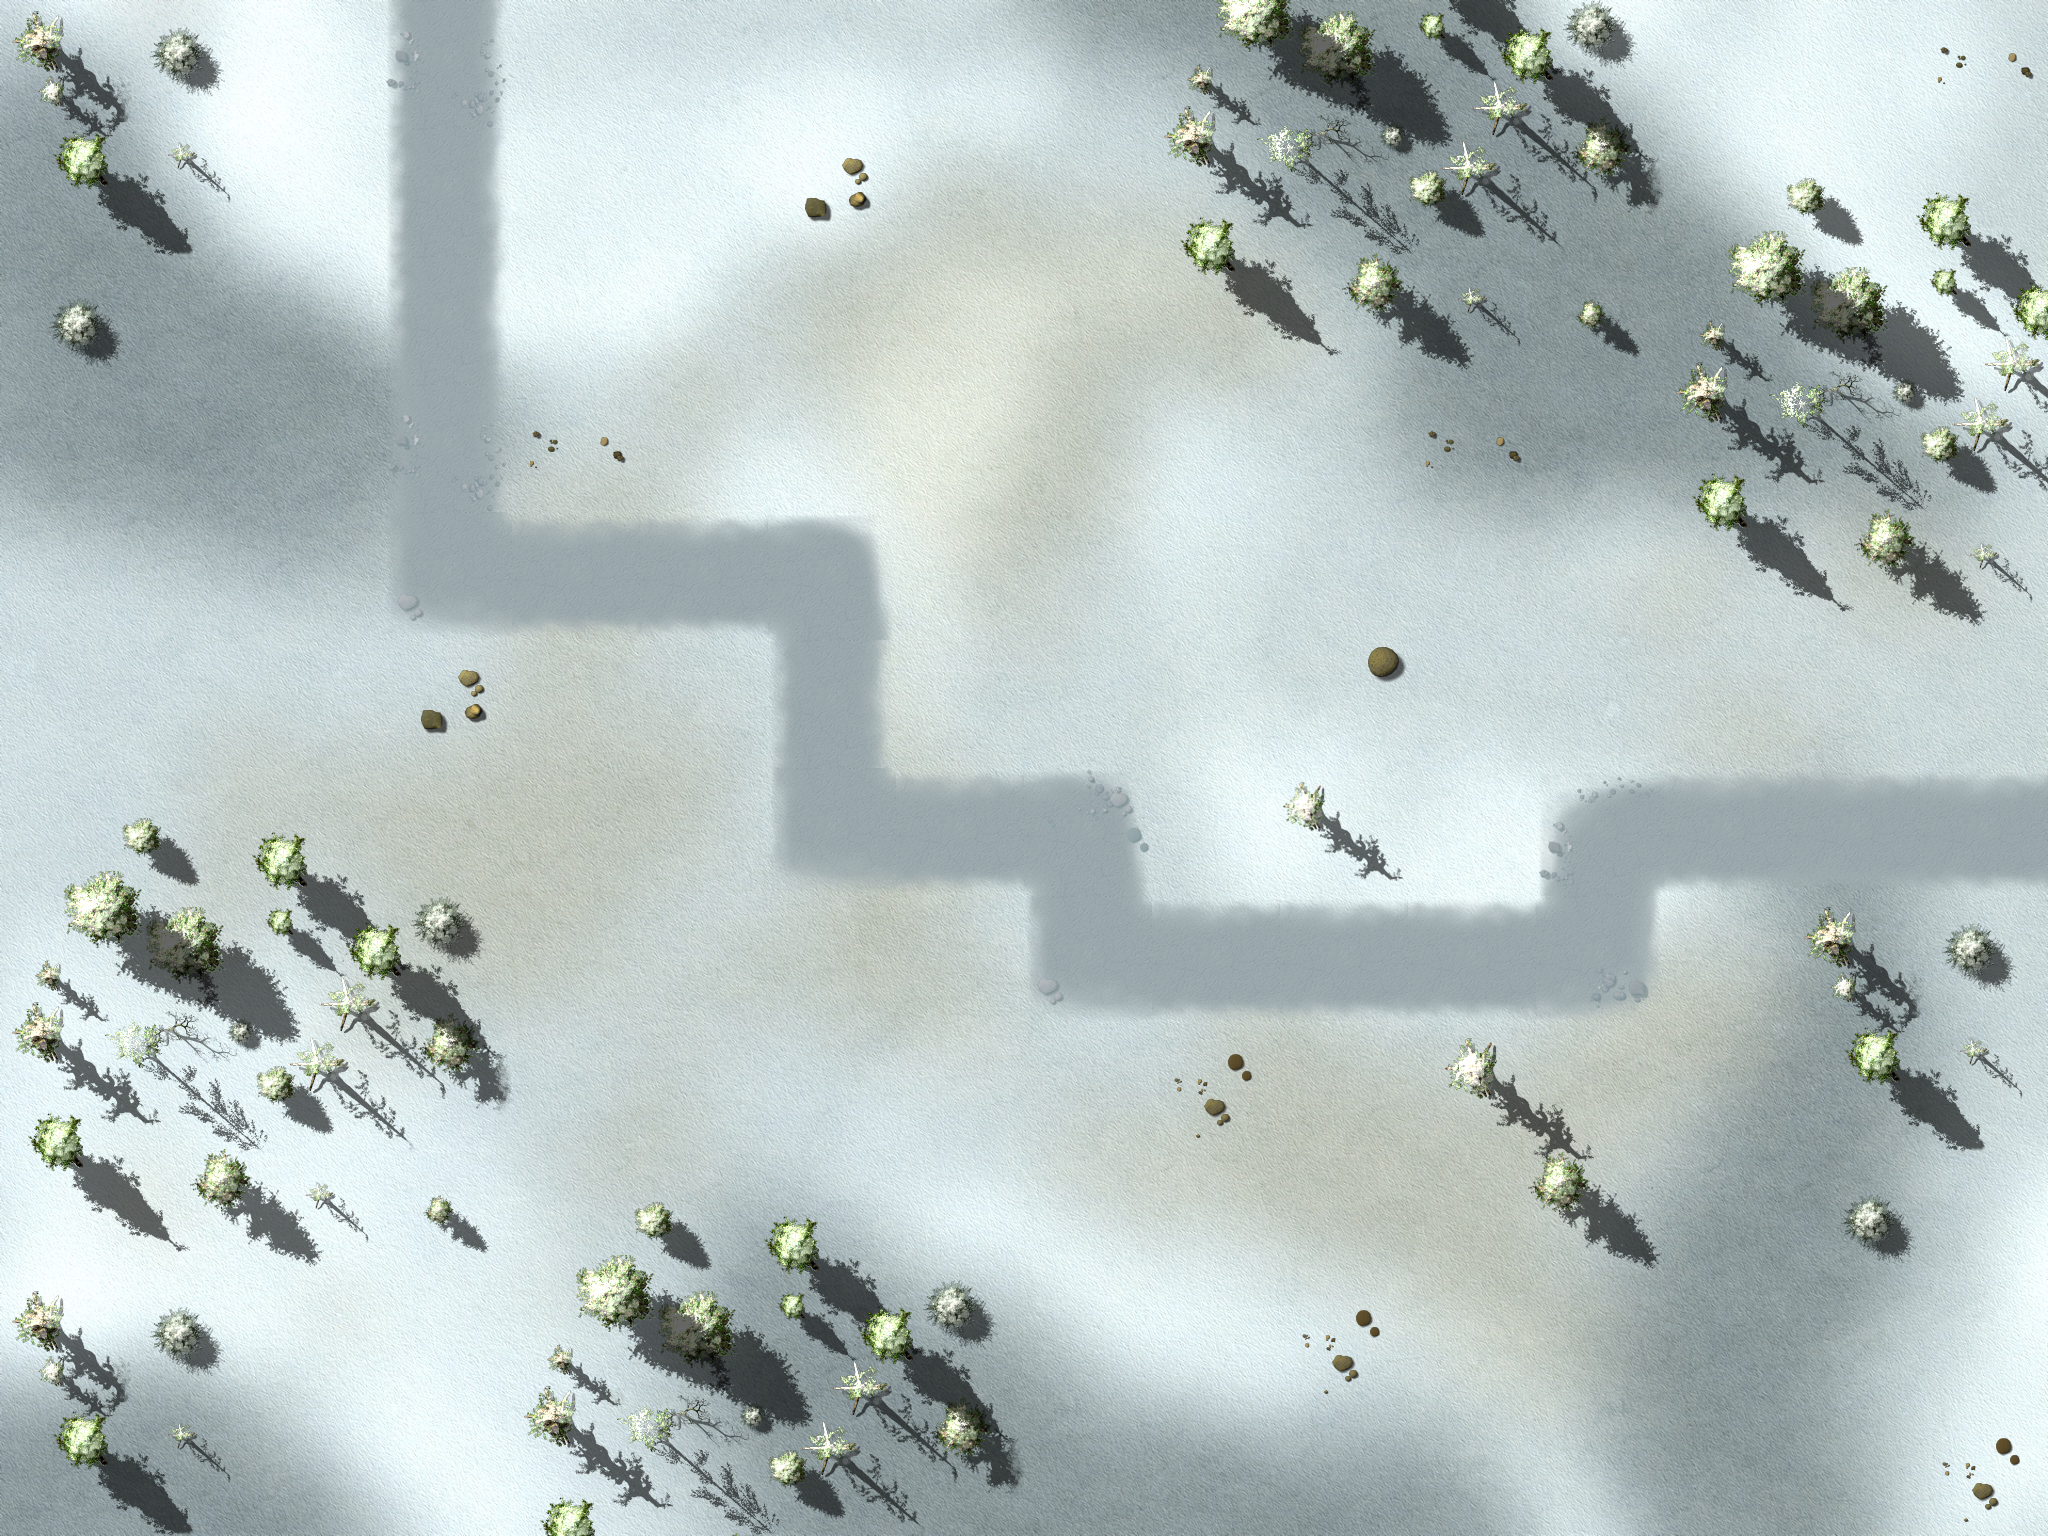

A level layout from a 2D game, rendered from its tile map. Below: a short description, then the map file with tile-grid data replaced by summaries:
An orthogonal 16x12 tile map with 128x128 px tiles, 4 tile layers (Ground, Objects1, Objects2, Path), 1 hidden layer not drawn, 3 tilesets and 17 objects.

<map version="1.0" orientation="orthogonal" width="16" height="12" tilewidth="128" tileheight="128">
 <properties>
  <property name="wave01" value="2,2,10,10,10,10,10,10,10,10,10,10,2,10,10,2,2,10,10,10,2,2,10,10" />
  <property name="wave02" value="1,2,1,1,1,2,10,10,10,2,10,10,1,1,2,2,1,1,10,10,10,10,10,2,2,1,1" />
  <property name="wave03" value="1,1,1,4,1,1,3,4,1,1,4,1,1,1,4,1,1,4,1,1,1,4" />
  <property name="wave04" value="10,10,10,10,1,10,1,10,1,10,10,10,1,1,1,1,10,10,10,10,1,1,1,10" />
  <property name="wave05" value="10,10,10,1,10,10,10,1,10,10,10,3,10,10,1,10,10,10,10,10,10,1,10,10,1,10,10,10,10,1,10,10,10,10,2,10,10,2,10,10,2" />
  <property name="wave06" value="10,10,10,1,10,3,3,10,10,1,10,10,10,10,10,1,10,10,10,10,10,10,1,10,10,1,10,10,10,10,1,10,10,10,10,2,10,10,2,10,10,2" />
  <property name="wave07" value="10,10,10,10,10,2,2,4,4,1,4,1,1,1,1,1,1,10,10,10,10,10,1,1,1,2,1,2,1,2,4" />
  <property name="wave08" value="1,1,1,1,2,1,1,4,4,2,1,1,1,1,1,4,4,1,1,1,2,1,1,4,4,1,4" />
  <property name="wave09" value="10,10,10,10,10,2,10,1,1,4,2,4,1,10,10,10,10,10,10,4,2,1,1,1" />
  <property name="wave10" value="10,10,10,10,10,10,10,10,10,3,10,10,10,10,10,10,10,10,10,100,10,10,10,10,10,10,10,10,10,10,10,10,10,10,10,10,10,10,5,5,5,5,10,10,10,10,10,10" />
  <property name="wave11" value="1,5,10,10,10,10,10,10,7,10,10,5,5,4,7,4,5,5,5,5,5,4,7,10,10,10,10" />
  <property name="wave12" value="10,10,10,10,10,10,3,10,10,10,10,10,10,10,10,10,10,10,10,10,10,10,10,10,10,10,7,10,5,5,5,5,3" />
  <property name="wave13" value="1,7,5,5,5,7,10,10,10,7,10,10,5,5,7,7,5,5,10,10,10,10,10,7,7,5,1" />
  <property name="wave14" value="3,10,10,10,5,5,5,5,5,5,5,5,10,10,10,10,5,5,5,5,5,5,5,10,10,10,3" />
  <property name="wave15" value="3,5,10,10,10,10,3,3,10,10,10,10,10,10,10,5,5,5,5,4,4,7,3,10,10,10,10,10,10,5,5,5,5,5,5,5" />
  <property name="wave16" value="10,10,10,10,5,10,5,10,5,10,10,10,5,5,5,5,10,10,10,10,5,5,5,10" />
  <property name="wave17" value="1,7,5,5,5,7,10,10,10,7,10,10,5,5,7,7,5,5,10,10,10,10,10,7,7,5,1" />
  <property name="wave18" value="6,7,7,7,7,7,4,5,4,5,4,4,7,3,3,5,5,5,7,7,7,7,5,5,5,4" />
  <property name="wave19" value="7,7,7,7,7,7,6,7,7,7,7,7,7,5,5,5,5,5,7,5,5,4,4,4,3" />
  <property name="wave20" value="10,10,10,10,10,10,6,10,10,10,5,5,5,5,5,5,5,5,5,5,7,10,10,10,7,4,5,5,101" />
  <property name="wave21" value="5,5,4,5,4,4,5,5,5,5,10,10,10,10,10,10,10,10,10,10,3,5,5,5,7,7,5,5,5,5,2" />
  <property name="wave22" value="10,10,10,10,10,7,10,3,10,7,10,10,10,10,7,10,3,10,10,10,10,10,10,3,5,5,5,6" />
  <property name="wave23" value="2,7,5,5,5,5,4,4,4,5,5,5,9,9,9,9,9,3,5,5,3,3,1" />
  <property name="wave24" value="5,5,5,5,5,4,7,7,7,7,5,5,5,5,5,5,6,5,5,5,5,4,4,7,7,5" />
  <property name="wave25" value="10,10,10,10,3,10,10,10,10,10,3,10,10,10,10,10,10,10,10,10,10,10,7,7,7,7,7,10,10,10,10,5,5,5,5,4,5,4" />
  <property name="wave26" value="9,9,11,11,11,9,9,3,7,5,5,5,7,5,3,10,10,10,9,9,9,3,6,5,5,6,3,4,4,4,4" />
  <property name="wave27" value="9,9,5,9,11,11,11,9,7,9,9,8,8,7,7,7,5,5,5,4,5,4,5,5,5,5,5,5,4,7,5,7,7,7,7,3" />
  <property name="wave28" value="11,11,11,3,10,10,10,6,10,10,10,8,10,10,10,10,4,4,3,6,5,5,5,4,4,7,7,5,5,1" />
  <property name="wave29" value="10,10,10,10,10,10,10,10,10,10,10,10,10,6,10,10,10,6,10,10,4,4,4,4,3,10,10,10,10,10,10,10,10,10,10,10,10,10,10,10,10,10,10,10,10,10,10,10,10,5,5,5,5,10,10,10,10,10,10" />
  <property name="wave30" value="10,10,10,10,6,3,10,10,10,10,7,3,10,10,10,10,10,10,3,3,10,10,10,10,7,10,10,102,5,5,5,7,5,1" />
 </properties>
 <tileset firstgid="1" name="ground" tilewidth="128" tileheight="128">
  <image source="tilesWorld1.png" width="2048" height="2048" />
 </tileset>
 <tileset firstgid="257" name="path" tilewidth="128" tileheight="128">
  <image source="path03.png" width="512" height="512" />
 </tileset>
 <tileset firstgid="273" source="ground3.tsx" />
 <layer name="Ground" width="16" height="12">
  <data>[192 cells, 1 non-empty, 1 distinct tile ids]</data>
 </layer>
 <layer name="Objects1" width="16" height="12">
  <data>[192 cells, 10 non-empty, 5 distinct tile ids]</data>
 </layer>
 <layer name="Objects2" width="16" height="12">
  <data>[192 cells, 71 non-empty, 26 distinct tile ids]</data>
 </layer>
 <objectgroup name="Objects3" width="16" height="12" />
 <layer name="Path" width="16" height="12">
  <data>[192 cells, 21 non-empty, 9 distinct tile ids]</data>
 </layer>
 <objectgroup name="Locked" width="16" height="12">
  <object x="2432" y="256" />
  <object x="1280" y="256" width="640" height="128" />
  <object x="0" y="256" width="128" height="1024" />
  <object x="1920" y="256" width="128" height="1024" />
  <object x="0" y="0" width="2048" height="256" />
  <object x="0" y="1280" width="2048" height="256" />
  <object x="1664" y="384" width="256" height="128" />
  <object x="1792" y="512" width="128" height="128" />
  <object x="1280" y="768" width="128" height="128" />
  <object x="1408" y="1024" width="128" height="128" />
  <object x="1536" y="1152" width="128" height="128" />
  <object x="1792" y="896" width="128" height="384" />
  <object x="128" y="768" width="128" height="512" />
  <object x="256" y="768" width="128" height="512" />
  <object x="384" y="896" width="128" height="384" />
  <object x="640" y="1152" width="256" height="128" />
 </objectgroup>
 <objectgroup name="Waypoints" width="16" height="12">
  <object x="0" y="512">
   <polyline points="445,-615 446,69 835,67 834,321 1095,320 1090,440 1604,442 1606,323 2163,320" />
  </object>
 </objectgroup>
 <layer name="blendAdd" width="16" height="12" visible="0">
  <data>[192 cells, 0 non-empty, 0 distinct tile ids]</data>
 </layer>
</map>
